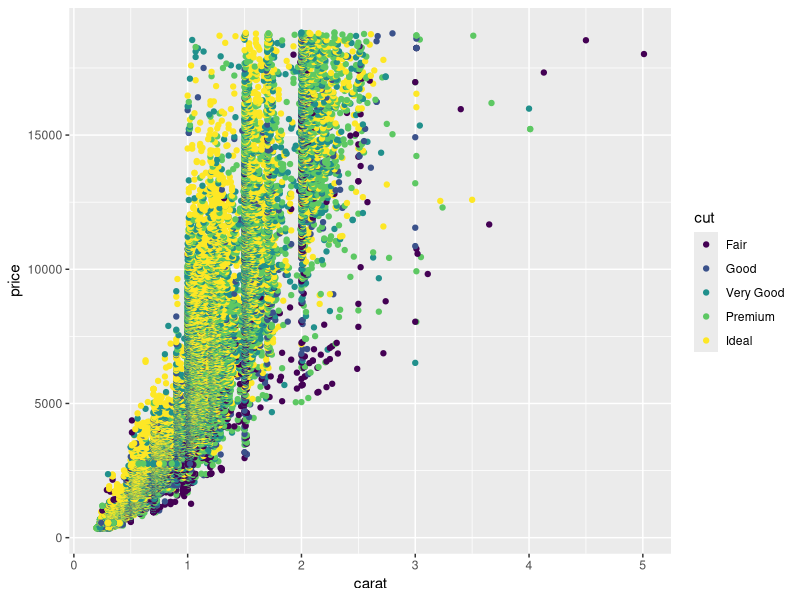
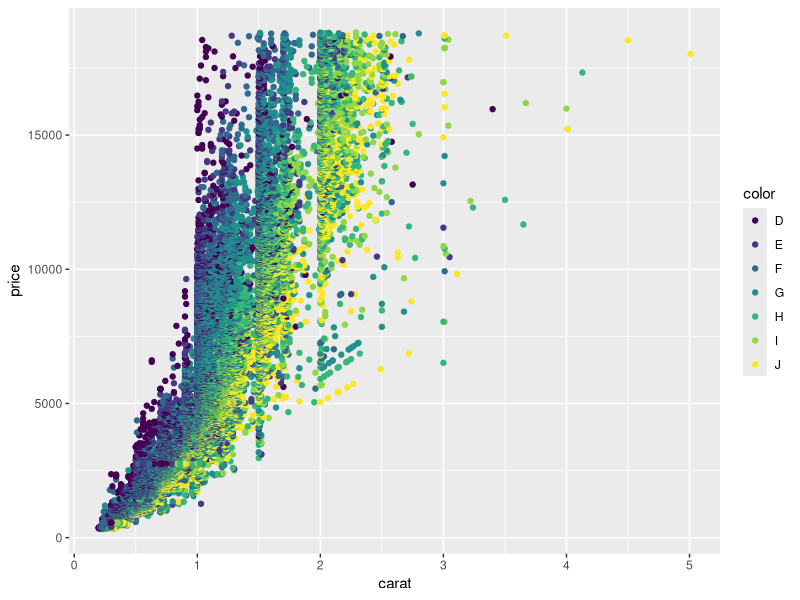

Generate these figures, in order, with R:
## ---- chunk 1
knitr::opts_chunk$set(echo = TRUE)
## ---- chunk 2
library(ggplot2)
data(diamonds)
## ---- chunk 3
dim(diamonds)
summary(diamonds)
## ---- chunk 4
ggplot(diamonds, aes(x= carat, y = price, color = cut)) + geom_point()
## ---- chunk 5
ggplot(diamonds, aes(x=carat, y = price, color = color)) +geom_point()
